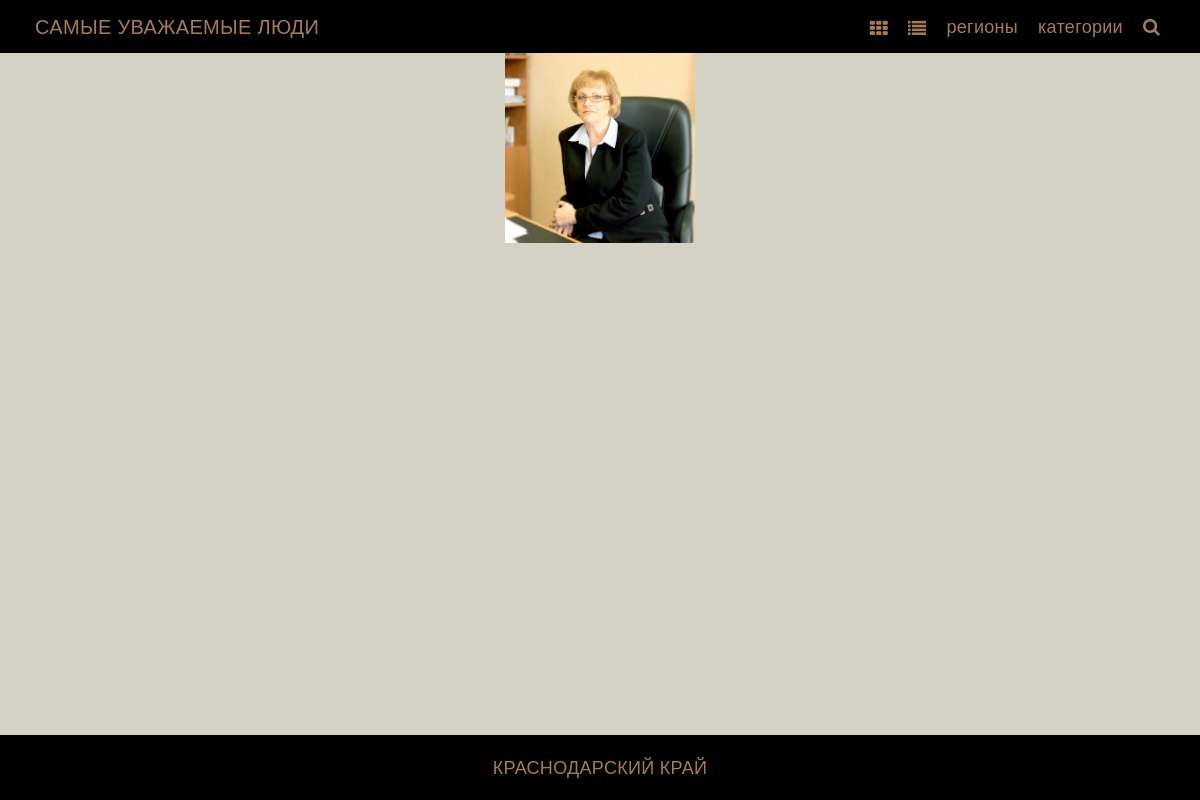
Screenshot of /region/krasnodarskij-kraj/ with the database file from the repository.
### blog2/models.py (models this page shows, shortened)
class Post(models.Model):
    title = models.CharField(max_length=255, verbose_name='Полное ФИО')
    slug = models.SlugField(max_length=255, unique=True)
    first_name = models.CharField(max_length=255, verbose_name='Фамилия')
    last_name = models.CharField(max_length=255, verbose_name='Имя, Отчество')
    subtitle = models.CharField(max_length=100, verbose_name='Профессия, должность')
    content = models.TextField(blank=True, verbose_name='Текст статьи')
    created_at = models.DateTimeField(auto_now_add=True, verbose_name='Опубликовано')
    photo = models.ImageField(upload_to='photos/%Y/%m/%d', blank=True, verbose_name='Превью')
    photo2 = models.ImageField(upload_to='photos/%Y/%m/%d', blank=True, verbose_name='Основное фото в статье')
    views = models.IntegerField(default=0, verbose_name='Количество просмотров')
    region = models.ForeignKey(Region, on_delete=models.PROTECT, related_name='posts')
    category = models.ForeignKey(Category, on_delete=models.PROTECT, related_name='posts')
    is_published = models.BooleanField(default=True, verbose_name='Опубликовано или нет')
    class Meta:
        verbose_name = 'Статья'
        verbose_name_plural = 'Статьи'
        ordering = ['title']
    def get_absolute_url(self):
        return reverse('post', kwargs={"slug": self.slug})

class Region(models.Model):
    title = models.CharField(max_length=255)
    photo = models.ImageField(upload_to='photos/regions', blank=True)
    slug = models.SlugField(max_length=255, verbose_name='Url_reg', unique=True)
    def __str__(self):
        return self.title
    class Meta:
        verbose_name = 'Регион'
        verbose_name_plural = 'Регионы'
        ordering = ['title']
    def get_absolute_url(self):
        return reverse('region', kwargs={"slug": self.slug})

### blog2/views.py (the view)
# urls.py: path('region/<str:slug>/', PostsByRegion.as_view(), name='region'),
class PostsByRegion(ListView):
    template_name = 'blog2/index.html'
    context_object_name = 'posts'
    allow_empty = False
    def get_queryset(self):
        return Post.objects.filter(region__slug=self.kwargs['slug'], is_published=True)
    def get_context_data(self, *, object_list=None, **kwargs):
        context = super().get_context_data(**kwargs)
        context['title'] = "" + str(Region.objects.get(slug=self.kwargs['slug']))
        return context

### blog2/models.py (called while the page is built)
    def get_absolute_url(self):
        return reverse('category', kwargs={"slug": self.slug})

### blog2/templatetags/sidebar.py (called while the page is built)
@register.inclusion_tag('blog2/regions_tpl.html')
def get_region():
    regions = Region.objects.all()
    return {"regions": regions}

@register.inclusion_tag('blog2/categories_tpl.html')
def get_category():
    categories = Category.objects.all()
    return {"categories": categories}

### blog2/templates/blog2/index.html (shortened to what this page needs)
{% extends 'base.html' %}
{% load static %}
{% load sidebar %}
{% block content %}
<div id="tile" class="content">
    <div class="container">
        <div class="content-area__row">
            {% for post in posts %}
            <div class="content-area__title">
                <a href="{{ post.get_absolute_url }}">
                    <img class="img-content" data="{{ post.photo.url }}" src="img/1x1.jpg"
                         alt="{{ post.title }}"/>
                </a>
            </div>
            {% endfor %}
        </div>
    </div>
</div>
{% endblock %}

### templates/inc/_footer.html
<div class="footer">
    <div class="container">
        <div class="footer__row">
            <a href="{{ post.region.get_absolute_url }}"><div class="footer__text"> {{ title }} </div></a>
        </div>
    </div>
</div>

### site_blog/static/css/style.css (style rules this page uses)
* { padding: 0; margin: 0; border: 0; }
*, *:before, *:after { -moz-box-sizing: border-box; -webkit-box-sizing: border-box; box-sizing: border-box; }
html, body { height: 100%; width: 100%; font-size: 100%; line-height: 1; font-size: 14px; -ms-text-size-adjust: 100%; -moz-text-size-adjust: 100%; -webkit-text-size-adjust: 100%; }
a { text-decoration: none; }
img { vertical-align: top; }
body { font-family: 'PT Sans', sans-serif; background-color: #d4d1c5; flex: 1 1 auto; }
.container { max-width: 1180px; margin: 0 auto; }
.content { background-color: #d4d1c5; flex: 1 1 auto; }
#tile { flex: 1 1 auto; }
.content-area__row { width: 100%; display: flex; flex-wrap: wrap; justify-content: center; margin-top: 53px; }
.content-area__row a { transition: transform 1s; }
.content-area__title { width: 190px; height: 190px; display: flex; position: relative; }
.content-area__title img { width: 190px; height: 190px; }
.footer { background-color: #000; }
.footer__row { display: flex; height: 65px; flex-direction: column; justify-content: center; align-items: center; text-decoration: none; }
.footer__text { text-decoration: none; color: #a67c52; text-transform: uppercase; font-family: 'Baskerville', sans-serif; font-size: 18px; letter-spacing: 0.3px; }

### rows the page displays
Post: photo (picture)
Region: title "КРАСНОДАРСКИЙ КРАЙ"
